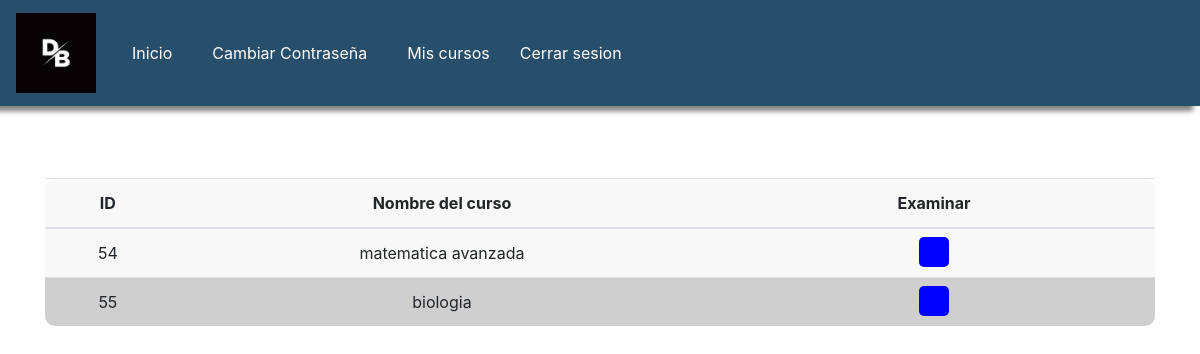
The app's page /U_misCasos.php (signed in) with its own data.
### tables this page shows
CREATE TABLE `casos` (
  `cod_caso` bigint(20) UNSIGNED NOT NULL,
  `nom_caso` text NOT NULL,
  `arch_caso` text DEFAULT NULL,
  `id_cliente` int(11) NOT NULL,
  `id_comentarios` int(11) NOT NULL
);

### php/V_user.php (called while the page is built)
<?php
	function validar_admin($rol){
		if ($rol == 'U') {
			return 1;
		}else{
			return 2;
		}
	}
?>

### U_misCasos.php (the view, shortened to what this page needs)
<?php
	require("M_head.php");
	require("php/V_user.php");
	$r = validar_admin($_SESSION['rol']);
	if ($r == 1) {
		?>
		<body>
	<?php
		require("U_menu.php");
	?>
	<div class="container">
		<div>
			<br>
			<br>
			<br>
			<table class="table tabla text-center">
				<thead>
					<tr>
						<th>ID</th>
						<th>Nombre del curso</th>
						<th>Examinar</th>
					</tr>
				</thead>
				<tbody >
					<?php
					$id = $_SESSION['id_clin'];
					include 'php/C_conexion.php';
					$conexion = $conexion->query("SELECT * FROM casos WHERE id_cliente = $id ") or die(mysqli_errno());
					while ($row = $conexion->fetch_assoc()) {
						?>
					<tr>
						<td><?php echo $row['cod_caso']; ?></td>
						<td><?php echo $row['nom_caso']; ?></td>
						<td><a href="U_examinarCaso.php?id=<?php echo $row['cod_caso']; ?>" class="icon-pencil" style="background-color: blue; color: #fff; border-style: none;text-decoration: none; padding: 7px; border-radius: 5px; cursor: pointer; margin: 50px;"></a></td>
					</tr>
						<?php
					}
					?>
				</tbody>
			</table>
		</div>
	</div>
<?php
	}else{
		echo "ESTA INTENTANDO INGRESAR DE FORMA ILEGAL A LA PLATAFORMA";
	}
?>

### css/style2.css (style rules this page uses)
[class^="icon-"], [class*=" icon-"] { font-family: 'icomoon' !important; speak: none; font-style: normal; font-weight: normal; font-variant: normal; text-transform: none; line-height: 1; -webkit-font-smoothing: antialiased; -moz-osx-font-smoothing: grayscale; }
.icon-pencil:before { content: "\e905"; }

### css/style3.css (style rules this page uses)
[class^="icon-"], [class*=" icon-"] { font-family: 'icomoon' !important; speak: none; font-style: normal; font-weight: normal; font-variant: normal; text-transform: none; line-height: 1; -webkit-font-smoothing: antialiased; -moz-osx-font-smoothing: grayscale; }
.icon-pencil:before { content: "\e905"; }

### M_head.php (style rules this page uses)
.tabla tr:nth-child(odd) { background-color: #F8F8F8; }
.tabla tr:nth-child(even) { background-color: #CFCFCF; }
tr:first-child th:first-child { border-top-left-radius: 10px; }
tr:first-child th:last-child { border-top-right-radius: 10px; }
tr:last-child td:first-child { border-bottom-left-radius: 10px; }
tr:last-child td:last-child { border-bottom-right-radius: 10px; }

### records on screen
casos: cod_caso "54", nom_caso "matematica avanzada"
casos: cod_caso "55", nom_caso "biologia"
